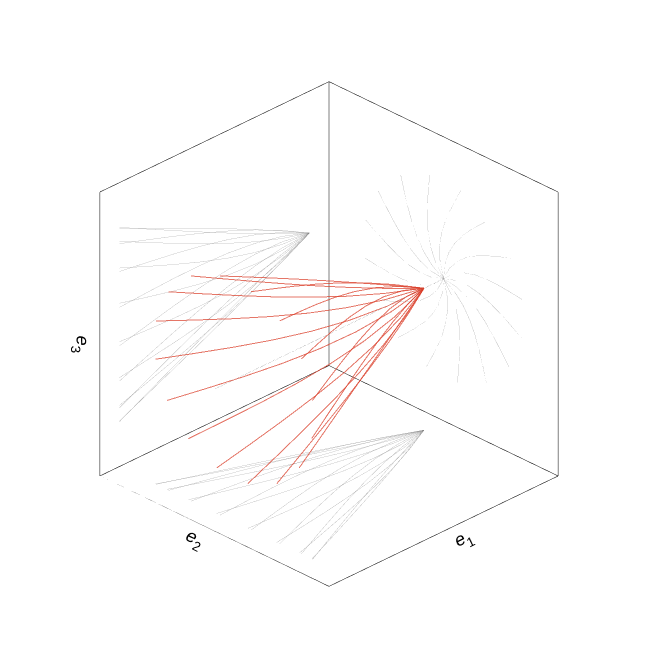
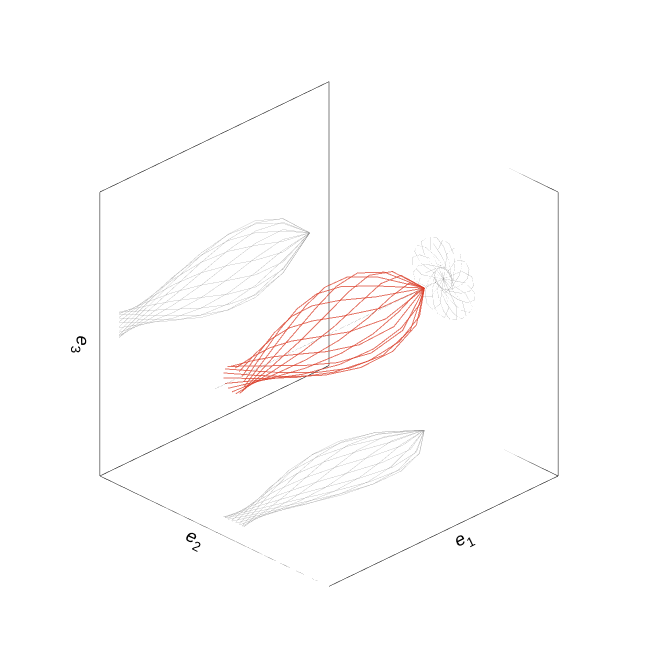
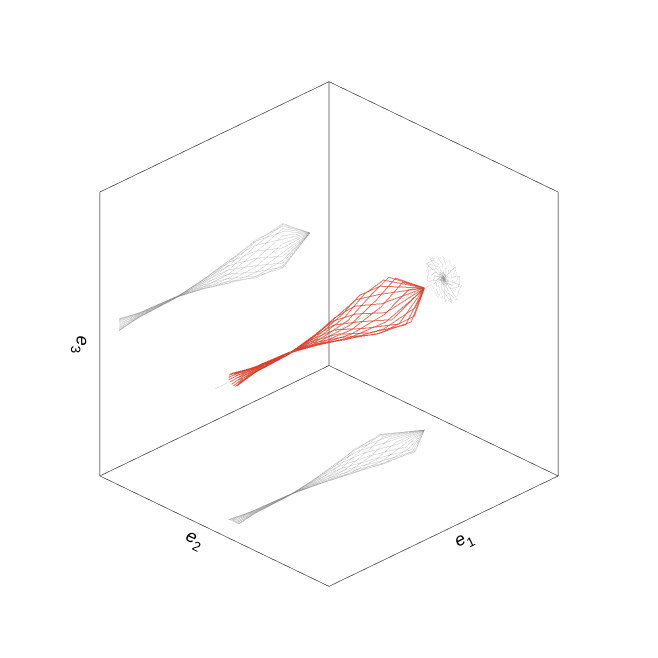

Notebook cell for these charts, in order:
### Markdown cell above
## 5 — $\mathrm{Sp}^4$ scan: stiff, medium, soft

Repeating the rollout for $\mathrm{Sp}^4 \in \{1, 40, 500\}$
produces three figures showing the chain shape sweep:

* **Stiff** ($\mathrm{Sp}^4 = 1$): chain essentially straight,
  tilted by $\psi$, traces a clean cone.
* **Medium** ($\mathrm{Sp}^4 = 40$): visible bending; the swept
  volume is a leaf.
* **Soft** ($\mathrm{Sp}^4 = 500$): the linearised bending of
  `FlexibleFiber` (valid for joint angles ≲ π/4) saturates around
  $\max|\mathbf{Q}| \approx 0.35$. The shape between
  $\mathrm{Sp}^4 = 40$ and $\mathrm{Sp}^4 = 500$ doesn't differ as
  much as Coq's Fig. 4 would predict — that's a *model* limit, not
  a partitioning bug. The reaction torque $|\mathbf{f}_0|$ still
  scales correctly with $\zeta$, growing by an order of magnitude
  between 40 and 500.

Each figure is saved as
`figures/fig_rotating_{stiff|medium|soft}.pdf`.

### Code cell
labels = {1.0: "stiff", 40.0: "medium", 500.0: "soft"}
for sp4 in (1.0, 40.0, 500.0):
    zeta, dt, n_steps, dofs_traj, f_0_traj = integrate_to_steady_state(sp4)
    Q_dot_end = (dofs_traj[-1] - dofs_traj[-2]) / dt
    print(
        f"Sp**4 = {sp4:>5g}  zeta = {zeta:.3e}  "
        f"max|Q| = {np.max(np.abs(dofs_traj[-1])):.3e}  "
        f"max|f_0| = {np.max(np.abs(f_0_traj[-1])):.3e}  "
        f"max|Q_dot|*tau_el = {np.max(np.abs(Q_dot_end))*tau_el:.3e}"
    )
    fig = make_figure(sp4, dofs_traj[-1], zeta,
                       f"fig_rotating_{labels[sp4]}")
    fig.show()
